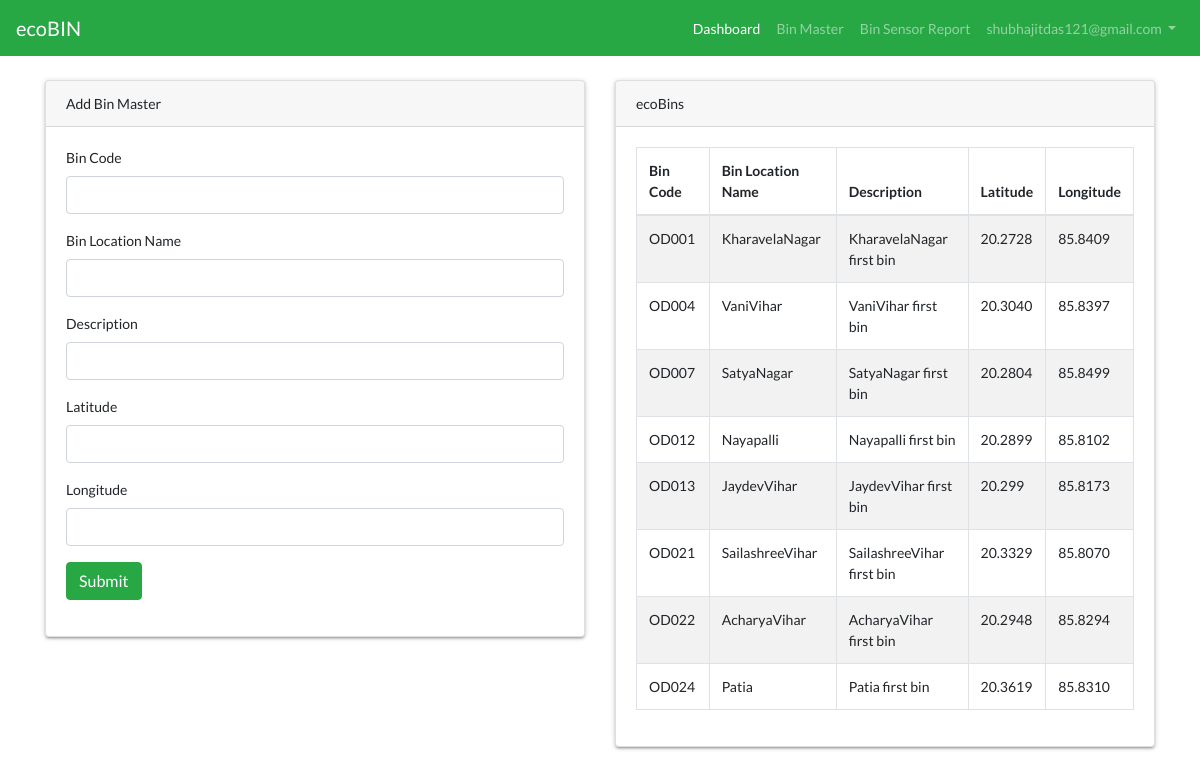
/bin_master.php (signed in), run on the app's committed database.
### tables this page shows
CREATE TABLE `bin_master` (
  `bin_id` varchar(35) NOT NULL,
  `bin_location_name` varchar(50) NOT NULL,
  `description` text NOT NULL,
  `created_by` int(11) NOT NULL,
  `created_on` datetime NOT NULL,
  `latitude` varchar(20) DEFAULT NULL,
  `longitude` varchar(20) DEFAULT NULL
);

### bin_master.php (the view, shortened to what this page needs)
<?php
	include_once("header.php");
	$stmt = $conn->prepare("SELECT * FROM bin_master");
	$stmt->execute();
	$bin_master_data = "";
	if($stmt->rowCount() > 0)
	{
		while($row = $stmt->fetch(PDO::FETCH_ASSOC))
		{
			$bin_master_data .= '<tr>
									<td>'.$row['bin_id'].'</td>
									<td>'.$row['bin_location_name'].'</td>
									<td>'.$row['description'].'</td>
									<td>'.$row['latitude'].'</td>
									<td>'.$row['longitude'].'</td>
								</tr>';
		}
	}
?>
    <main role="main" class="container">
		<section>
			<div class="row">
				<div class="col-xs-12 col-sm-6">
					<div class="card custom-cards">
						<div class="card-header">Add Bin Master</div>
						<div class="card-body">
							<form method="POST" action="">
								<div class="form-group">
									<label>Bin Code</label>
									<input type="text" name="bin_code" class="form-control">
								</div>
								<div class="form-group">
									<label>Bin Location Name</label>
									<input type="text" name="bin_loc_name" class="form-control">
								</div>
								<div class="form-group">
									<label>Description</label>
									<input type="text" name="description" class="form-control">
								</div>
                                <div class="form-group">
									<label>Latitude</label>
									<input type="text" name="latitude" class="form-control">
								</div>
                                <div class="form-group">
									<label>Longitude</label>
									<input type="text" name="longitude" class="form-control">
								</div>
								<div class="form-group">
									<input type="submit" name="submit" class="btn btn-success" value="Submit">
								</div>
							</form>
						</div>
					</div>
				</div>
				<div class="col-xs-12 col-sm-6">
					<div class="card custom-cards">
					<div class="card-header">ecoBins</div>
						<div class="card-body">
							<table class="table table-bordered table-striped">
								<thead>
									<tr>
										<th>Bin Code</th>
										<th>Bin Location Name</th>
										<th>Description</th>
										<th>Latitude</th>
										<th>Longitude</th>
									</tr>
								</thead>
								<tbody>
									<?php echo $bin_master_data; ?>
								</tbody>
							</table>
						</div>
					</div>
				</div>
			</div>
		</section>
    </main>
<?php include_once("footer.php"); ?>

### header.php (shortened to what this page needs)
<!DOCTYPE html>
<html lang="en" class="gr__getbootstrap_com"><head><meta http-equiv="Content-Type" content="text/html; charset=UTF-8">
    <link rel="stylesheet" type="text/css" href="https://maxcdn.bootstrapcdn.com/font-awesome/4.7.0/css/font-awesome.min.css">
    <link href="assets/bootstrap.min.css" rel="stylesheet">
    <link href="assets/starter-template.css" rel="stylesheet">
  </head>
  <body data-gr-c-s-loaded="true">
    <nav class="navbar navbar-expand-md navbar-dark fixed-top cus-nav">
      <a class="navbar-brand" href="">ecoBIN</a>
      <div class="collapse navbar-collapse" id="navbarsExampleDefault">
        <ul class="navbar-nav ml-auto">
          <li class="nav-item active">
            <a class="nav-link" href="dashboard.php">Dashboard <span class="sr-only">(current)</span></a>
          </li>
          <li class="nav-item">
            <a class="nav-link" href="bin_master.php">Bin Master</a>
          </li>
          <li class="nav-item">
            <a class="nav-link" href="bin_sensors_report.php">Bin Sensor Report</a>
          </li>
          <li class="nav-item dropdown">
            <a class="nav-link dropdown-toggle" href="#" id="navbardrop" data-toggle="dropdown">
            <?php echo $_SESSION['uname']; ?>
            </a>
          </li>
        </ul>
      </div>
    </nav>

### footer.php (shortened to what this page needs)
</body></html>

### assets/starter-template.css (style rules this page uses)
body { padding-top: 5rem; font-family:Lato; font-weight: 400; font-size:14px; }
.cus-nav { background:#28a745 }
.custom-cards { box-shadow:0 2px 2px 0 rgba(0,0,0,0.14),0 3px 1px -2px rgba(0,0,0,0.12),0 1px 5px 0 rgba(0,0,0,0.2); margin-bottom:30px; }

### data on the page
bin_master: bin_id "OD001", bin_location_name "KharavelaNagar", description "KharavelaNagar first bin", latitude "20.2728", longitude "85.8409"
bin_master: bin_id "OD004", bin_location_name "VaniVihar", description "VaniVihar first bin", latitude "20.3040", longitude "85.8397"
bin_master: bin_id "OD007", bin_location_name "SatyaNagar", description "SatyaNagar first bin", latitude "20.2804", longitude "85.8499"
bin_master: bin_id "OD012", bin_location_name "Nayapalli", description "Nayapalli first bin", latitude "20.2899", longitude "85.8102"
bin_master: bin_id "OD013", bin_location_name "JaydevVihar", description "JaydevVihar first bin", latitude "20.299", longitude "85.8173"
bin_master: bin_id "OD021", bin_location_name "SailashreeVihar", description "SailashreeVihar first bin", latitude "20.3329", longitude "85.8070"
bin_master: bin_id "OD022", bin_location_name "AcharyaVihar", description "AcharyaVihar first bin", latitude "20.2948", longitude "85.8294"
bin_master: bin_id "OD024", bin_location_name "Patia", description "Patia first bin", latitude "20.3619", longitude "85.8310"

### other printed values
$_SESSION['uname'] "shubhajitdas121@gmail.com"
